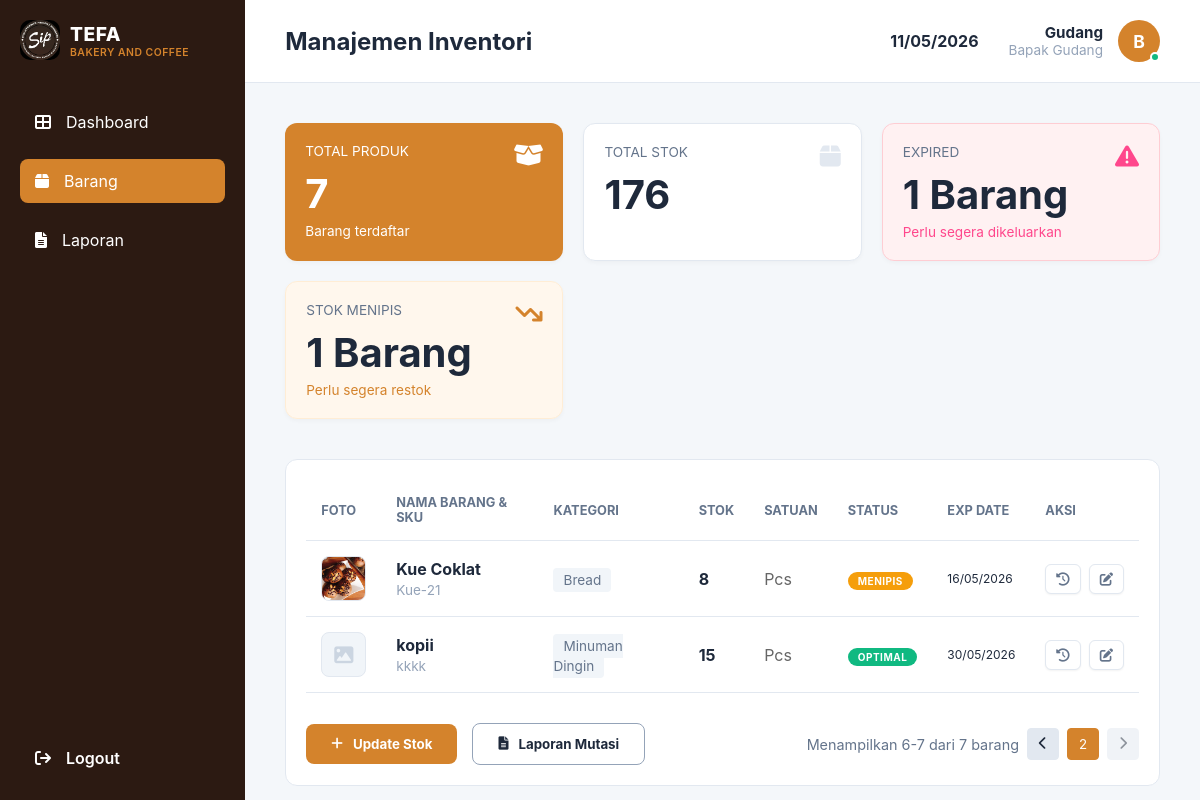
The page /gudang/barang.php?p=2 (signed in) on the database as committed earlier.
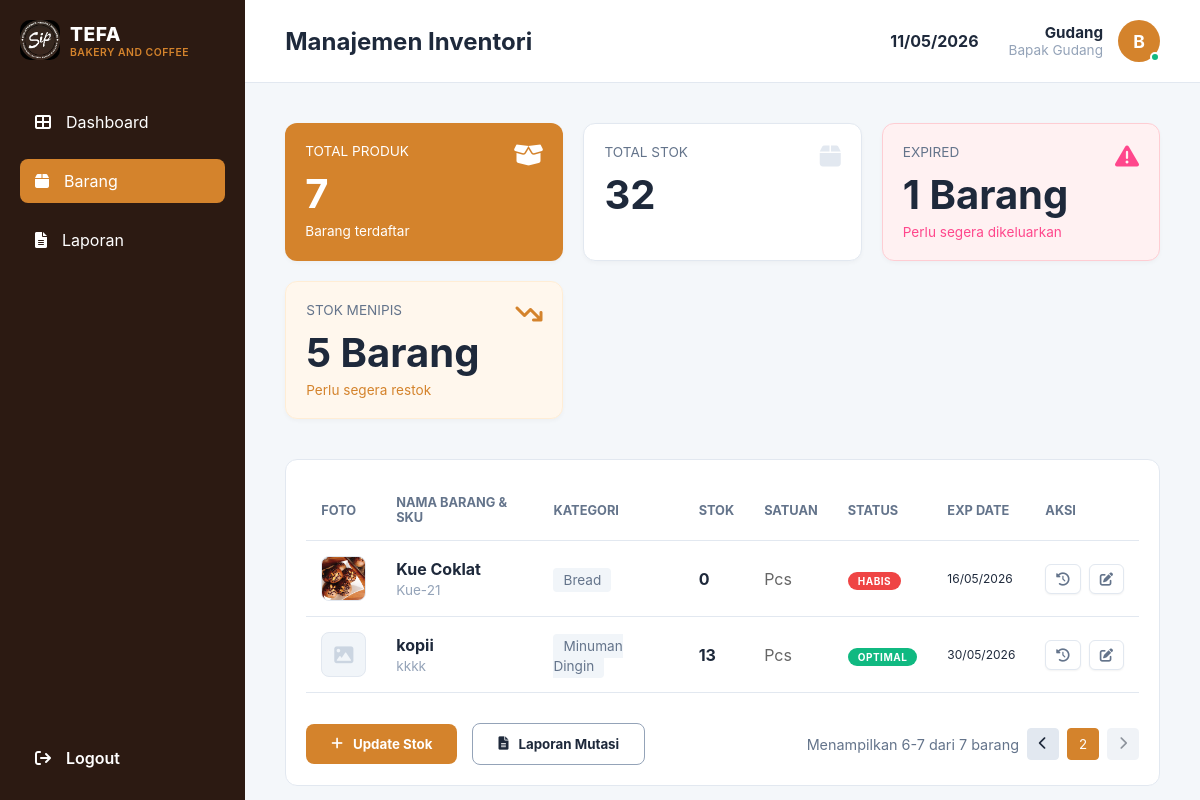
The same page on the database as committed later.
### tables this page shows
CREATE TABLE `products` (
  `id` int NOT NULL,
  `sku` varchar(20) NOT NULL,
  `nama_produk` varchar(100) NOT NULL,
  `category_id` int DEFAULT NULL,
  `harga` decimal(10,2) NOT NULL,
  `stok` int DEFAULT '0',
  `satuan` varchar(20) DEFAULT 'Pcs',
  `image` varchar(255) DEFAULT 'default.jpg',
  `exp_date` date DEFAULT NULL,
  `status` enum('aktif','non-aktif') DEFAULT 'aktif',
  `created_at` timestamp NULL DEFAULT CURRENT_TIMESTAMP
);

CREATE TABLE `categories` (
  `id` int NOT NULL,
  `nama_kategori` varchar(50) NOT NULL
);

### core/Database.php (called while the page is built, shortened)
<?php
class Database
{
    private static ?PDO $instance = null;
    public static function getConnection(): PDO
    {
        if (self::$instance === null) {
            try {
                $dsn = sprintf(
                    'mysql:host=%s;dbname=%s;charset=%s',
                    DB_HOST,
                    DB_NAME,
                    DB_CHARSET
                );
                self::$instance = new PDO($dsn, DB_USER, DB_PASS, [
                    PDO::ATTR_ERRMODE            => PDO::ERRMODE_EXCEPTION,
                    PDO::ATTR_DEFAULT_FETCH_MODE => PDO::FETCH_ASSOC,
                    PDO::ATTR_EMULATE_PREPARES   => false,
                ]);
            } catch (PDOException $e) {
                error_log('[DB Error] ' . $e->getMessage());
                throw new RuntimeException('Koneksi database gagal. Hubungi administrator.');
            }
        }
        return self::$instance;
    }
}

### models/BarangModel.php (called while the page is built, shortened)
<?php
require_once __DIR__ . '/../core/Database.php';
class BarangModel {
    private $db;
    public function __construct() {
        $this->db = Database::getConnection();
    }
    public function getAll() {
        $sql = "SELECT p.*, c.nama_kategori
                FROM products p
                LEFT JOIN categories c ON p.category_id = c.id
                ORDER BY p.id DESC";
        $stmt = $this->db->query($sql);
        return $stmt->fetchAll(PDO::FETCH_ASSOC);
    }
}

### gudang/barang.php (the view, shortened to what the changed rows need)
<?php
require_once __DIR__ . '/../core/Auth.php';
require_once __DIR__ . '/../models/BarangModel.php';
$barangModel = new BarangModel();
$db = Database::getConnection();
$totalStok = $db->query("SELECT SUM(stok) FROM products")->fetchColumn();
$totalKritis = $db->query("SELECT COUNT(*) FROM products WHERE stok < 10")->fetchColumn();
include 'includes/header.php';
?>
<section class="inventory-page">
    <div class="summary-cards">
        <div class="card">
            <div class="card-title">TOTAL STOK</div>
            <div class="card-value"><?= number_format($totalStok, 0, ',', '.') ?></div>
            <i class="fa-solid fa-box card-icon"></i>
        </div>
        <div class="card card-orange-light">
            <div class="card-title">STOK MENIPIS</div>
            <div class="card-value"><?= $totalKritis ?> Barang</div>
            <div class="card-subtitle text-orange">Perlu segera restok</div>
            <i class="fa-solid fa-arrow-trend-down card-icon text-orange"></i>
        </div>
    </div>
    <div class="table-container">
        <table class="inventory-table">
            <thead>
                <tr>
                    <th class="col-foto">FOTO</th>
                    <th class="col-nama">NAMA BARANG & SKU</th>
                    <th class="col-kategori">KATEGORI</th>
                    <th class="col-stok">STOK</th>
                    <th class="col-satuan">SATUAN</th>
                    <th class="col-status">STATUS</th>
                    <th class="col-exp">EXP DATE</th>
                    <th class="col-aksi">AKSI</th>
                </tr>
            </thead>
            <tbody>
                <?php
                $inventoryData = $barangModel->getAll();
                $limit = 5;
                $current_p = isset($_GET['p']) ? (int)$_GET['p'] : 1;
                $offset = ($current_p - 1) * $limit;
                $items_to_display = array_slice($inventoryData, $offset, $limit);
                foreach ($items_to_display as $row):
                    $statusClass = '';
                    $statusLabel = 'OPTIMAL';
                    if ($row['stok'] == 0) {
                        $statusClass = 'status-red';
                        $statusLabel = 'HABIS';
                    } elseif ($row['stok'] < 10) {
                        $statusClass = 'status-orange';
                        $statusLabel = 'MENIPIS';
                    } else {
                        $statusClass = 'status-green';
                    }
                ?>
                    <tr>
                        <td class="col-foto">
                            <div class="product-img-wrapper">
                                <?php if (!empty($row['image']) && file_exists(__DIR__ . '/../assets/img/products/' . $row['image'])): ?>
                                    <img src="../assets/img/products/<?= $row['image'] ?>" alt="Product">
                                <?php else: ?>
                                    <div class="foto-placeholder-small">
                                        <i class="fa-solid fa-image"></i>
                                    </div>
                                <?php endif; ?>
                            </div>
                        </td>
                        <td class="col-nama">
                            <span class="product-nama"><?= htmlspecialchars($row['nama_produk']) ?></span>
                            <span class="product-kode"><?= htmlspecialchars($row['sku']) ?></span>
                        </td>
                        <td class="col-kategori"><span class="kategori-tag"><?= htmlspecialchars($row['nama_kategori'] ?: 'Umum') ?></span></td>
                        <td class="col-stok" style="font-weight:bold;"><?= $row['stok'] ?></td>
                        <td class="col-satuan" style="color:#666;"><?= htmlspecialchars($row['satuan'] ?: 'Pcs') ?></td>
                        <td class="col-status"><span class="status-label <?= $statusClass ?>"><?= $statusLabel ?></span></td>
                        <td class="col-exp" style="font-size:12px;"><?= $row['exp_date'] ? date('d/m/Y', strtotime($row['exp_date'])) : '-' ?></td>
                        <td class="col-aksi">
                            <div class="action-buttons-wrapper">
                                <button class="history-btn-small" onclick='openHistoryModal(<?= $row['id'] ?>, "<?= htmlspecialchars($row['nama_produk']) ?>")' title="Lihat Riwayat">
                                    <i class="fa-solid fa-history"></i>
                                </button>
                                <button class="edit-btn-small" onclick='openEditStokModal(<?= json_encode($row) ?>)' title="Update Stok">
                                    <i class="fa-solid fa-pen-to-square"></i>
                                </button>
                            </div>
                        </td>
                    </tr>
                <?php endforeach; ?>
            </tbody>
        </table>
    </div>
</section>
<?php include 'includes/footer.php'; ?>

Rows that differ between the two databases and show on the page:
changed products "Kue Coklat": stok "8" → "0"; stok "MENIPIS" → "HABIS"
changed products "kopii": stok "15" → "13"
Other text that changed with them:
$totalStok: "176" → "32"
$totalKritis: "1" → "5"
